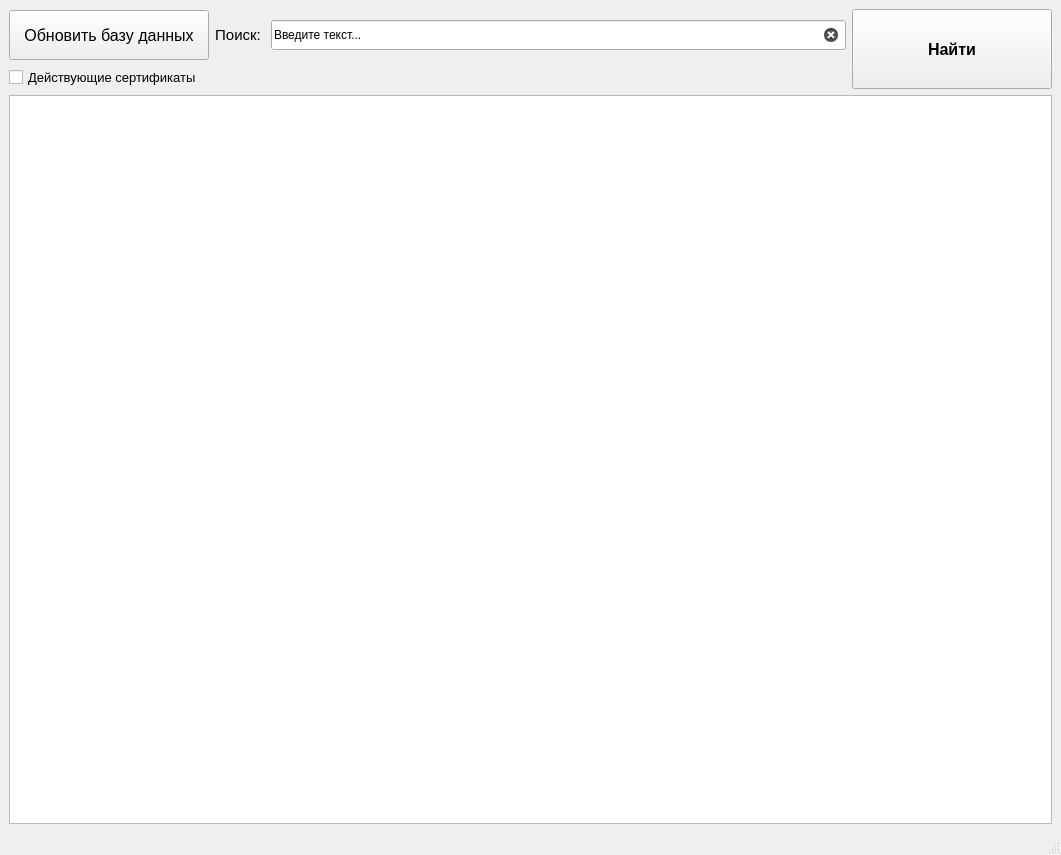
<?xml version="1.0" encoding="UTF-8"?>
<ui version="4.0">
 <class>MainWindow</class>
 <widget class="QMainWindow" name="MainWindow">
  <property name="geometry">
   <rect>
    <x>0</x>
    <y>0</y>
    <width>1061</width>
    <height>855</height>
   </rect>
  </property>
  <property name="windowTitle">
   <string>MainWindow</string>
  </property>
  <widget class="QWidget" name="centralwidget">
   <layout class="QGridLayout" name="gridLayout">
    <item row="0" column="0">
     <layout class="QVBoxLayout" name="verticalLayout_5">
      <item>
       <layout class="QHBoxLayout" name="horizontalLayout_2">
        <item>
         <widget class="QPushButton" name="refreshButton">
          <property name="minimumSize">
           <size>
            <width>200</width>
            <height>50</height>
           </size>
          </property>
          <property name="font">
           <font>
            <pointsize>12</pointsize>
           </font>
          </property>
          <property name="toolTip">
           <string>Требуется интернет-соединение</string>
          </property>
          <property name="text">
           <string>Обновить базу данных</string>
          </property>
         </widget>
        </item>
        <item>
         <widget class="QLabel" name="label">
          <property name="lineWidth">
           <number>5</number>
          </property>
          <property name="text">
           <string>&lt;html&gt;&lt;head/&gt;&lt;body&gt;&lt;p align=&quot;right&quot;&gt;&lt;span style=&quot; font-size:11pt;&quot;&gt;Поиск: &lt;/span&gt;&lt;/p&gt;&lt;/body&gt;&lt;/html&gt;</string>
          </property>
         </widget>
        </item>
        <item>
         <widget class="QLineEdit" name="searchBar">
          <property name="minimumSize">
           <size>
            <width>0</width>
            <height>30</height>
           </size>
          </property>
          <property name="toolTip">
           <string>&lt;html&gt;&lt;head/&gt;&lt;body&gt;&lt;p&gt;Поле для ввода искомой информации&lt;/p&gt;&lt;/body&gt;&lt;/html&gt;</string>
          </property>
          <property name="text">
           <string>Введите текст...</string>
          </property>
          <property name="clearButtonEnabled">
           <bool>true</bool>
          </property>
         </widget>
        </item>
       </layout>
      </item>
      <item>
       <widget class="QCheckBox" name="checkBox">
        <property name="font">
         <font>
          <pointsize>10</pointsize>
         </font>
        </property>
        <property name="text">
         <string>Действующие сертификаты</string>
        </property>
       </widget>
      </item>
     </layout>
    </item>
    <item row="0" column="1" alignment="Qt::AlignTop">
     <widget class="QPushButton" name="searchButton">
      <property name="minimumSize">
       <size>
        <width>200</width>
        <height>80</height>
       </size>
      </property>
      <property name="maximumSize">
       <size>
        <width>16777215</width>
        <height>24</height>
       </size>
      </property>
      <property name="font">
       <font>
        <pointsize>12</pointsize>
        <bold>true</bold>
       </font>
      </property>
      <property name="autoFillBackground">
       <bool>false</bool>
      </property>
      <property name="text">
       <string>Найти</string>
      </property>
     </widget>
    </item>
    <item row="1" column="0" colspan="2">
     <widget class="QTableView" name="tableView">
      <property name="lineWidth">
       <number>3</number>
      </property>
      <property name="editTriggers">
       <set>QAbstractItemView::NoEditTriggers</set>
      </property>
      <property name="selectionBehavior">
       <enum>QAbstractItemView::SelectRows</enum>
      </property>
     </widget>
    </item>
   </layout>
  </widget>
  <widget class="QMenuBar" name="menubar">
   <property name="geometry">
    <rect>
     <x>0</x>
     <y>0</y>
     <width>1061</width>
     <height>22</height>
    </rect>
   </property>
  </widget>
  <widget class="QStatusBar" name="statusbar"/>
 </widget>
 <resources/>
 <connections/>
</ui>
